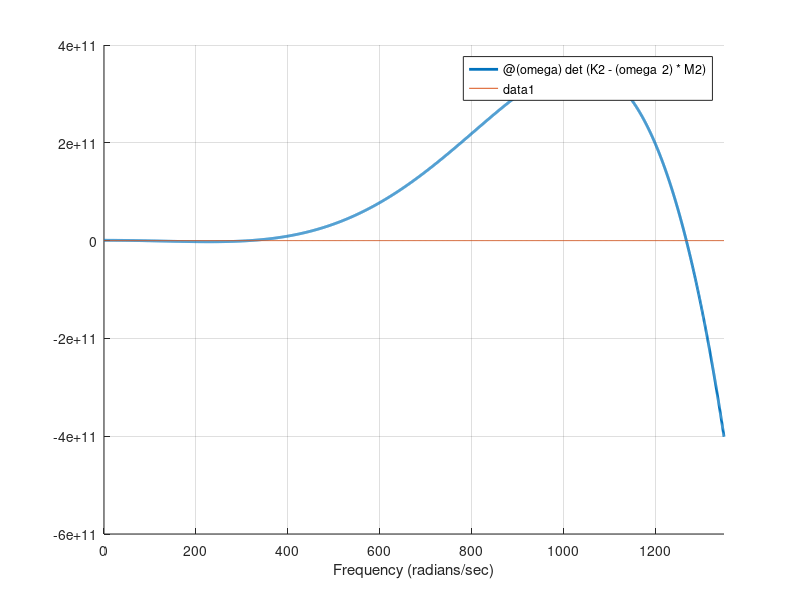

Write the MATLAB code that produced this figure.
% calculate the eigenfrequencies of the system based on the 2-node bar model
clear all;
clc;

L   = 12;        % inches, shaker-start-tail span
w   = 1;         % inch, width (all members)
h   = 1/8;       % inch, fuselage and wing thickness
h_E = 1/4;       % inch, elevator thickness
h_R = 0.040;     % inch, rudder thickness
E   = 10175000;  % lb/in^2 (70 GPA), modulus of elasticity
r   = 0.0002505; % lb * sec^2/in^4 (mass density)

A = w*h;
Izz = w*h^3/12;

% idk what these represent
cm2 = r*A*L/100800;
ck2 = 4*E*Izz/L^3;

MT = 1.131*r;
ST = 0.5655*r;
IT = 23.124*r;

% mass and stiffness matricies
M2 = cm2*[19272  1458*L  5928  -642*L    0     0;
          1458*L 172*L^2 642*L -73*L^2   0     0;
          5928   642*L   38544  0       5928  -642*L;
          -642*L -73*L   0      344*L^2 642*L -73*L^3;
          0       0      5928   642*L   19272 -1458*L;
          0       0     -642*L -73*L^2 -1458*L 172*L^2] ...
...
       + [0       0      0      0       0      0;
          0       0      0      0       0      0;
          0       0      0      0       0      0;
          0       0      0      0       0      0;
          0       0      0      0       MT     ST;
          0       0      0      0       ST     IT];

K2 = ck2*[24  6*L   -24  6*L    0   0;
          6*L 2*L^2 -6*L L^2    0   0;
         -24 -6*L    48  0     -24  6*L;
          6*L L^2    0   4*L^2 -6*L L^2;
          0   0     -24 -6*L    24 -6*L;
          0   0      6*L L^2   -6*L 2*L^2];

% first node is fixed, so it's removed
M2 = M2(3:end, 3:end);
K2 = K2(3:end, 3:end);

f = @(omega) det(K2 - (omega^2)*M2); % eigenfrequencies are where the determinant is zero

% scroll through all the frequencies and figure out where the function crosses zero
prev = 1;
count = 0;
freq = 0.01;
while count < 3
  this = f(freq);
  if prev * this < 1 % change sign
    fprintf('%f Hz\n', freq/(2*pi));
    count = count + 1;
  end
  prev = this;
  freq = freq + 0.005;
end

% plot things
figure; hold on; grid on;
omega_range = 0:1350;
prev_o = 0;
prev_f = 0;
fplot(f, [min(omega_range), max(omega_range)], 'linewidth', 2)
plot(omega_range, zeros(1, length(omega_range)));
xlabel('Frequency (radians/sec)')

